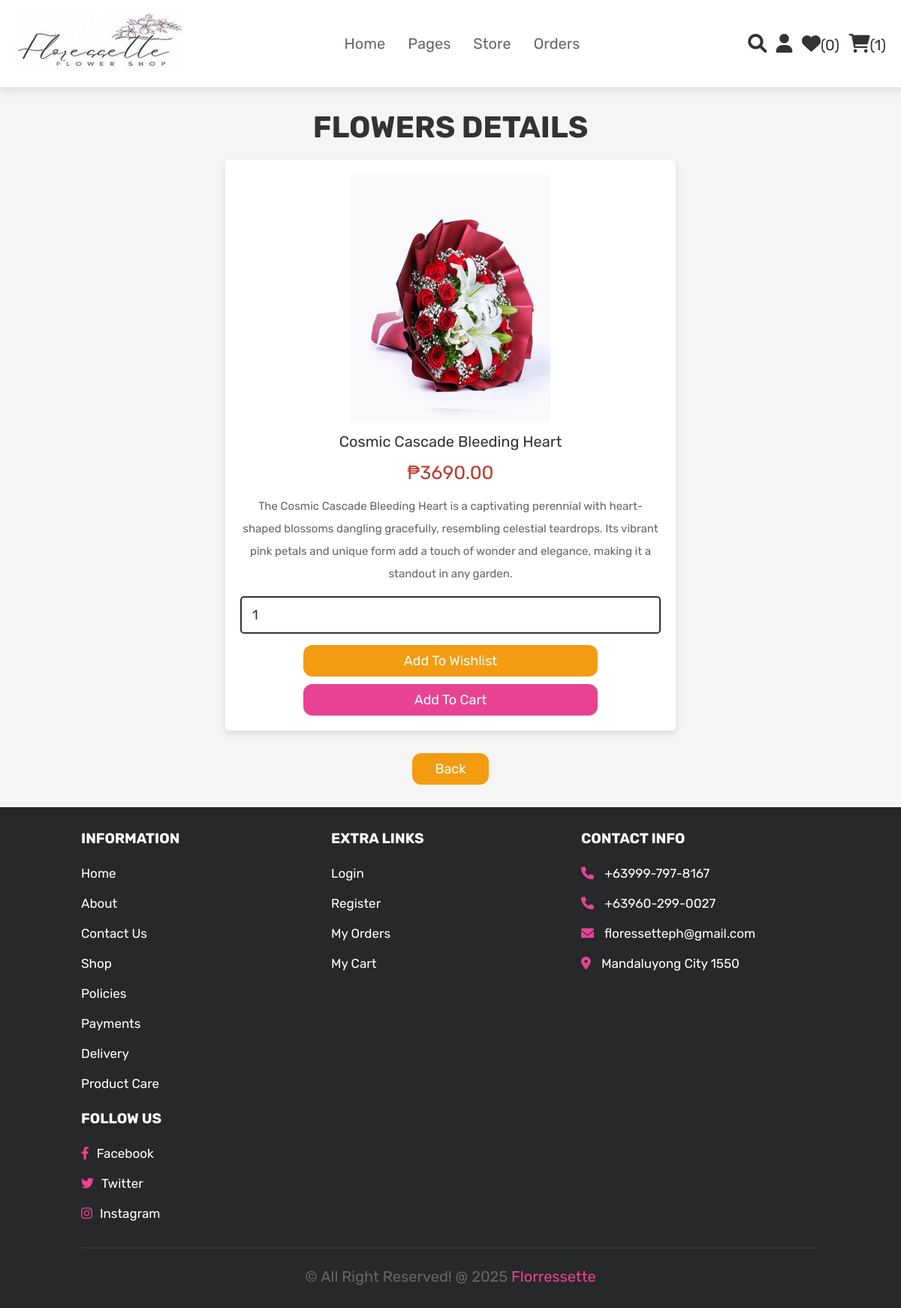
Screenshot of /view_page.php?pid=70 (signed in) with the database file from the repository.
### tables this page shows
CREATE TABLE `products` (
  `id` int(100) NOT NULL,
  `name` varchar(255) NOT NULL,
  `details` varchar(255) NOT NULL,
  `stock` int(11) NOT NULL,
  `sold` int(11) NOT NULL,
  `price` int(100) NOT NULL,
  `image` varchar(255) NOT NULL,
  `date_and_time` datetime DEFAULT NULL
);

### view_page.php (the view, shortened to what this page needs)
<?php
@include 'config.php';
?>
<!DOCTYPE html>
<html lang="en">
<head>
   <link rel="stylesheet" href="https://cdnjs.cloudflare.com/ajax/libs/font-awesome/6.0.0/css/all.min.css">
   <link rel="stylesheet" href="css/style.css">
</head>
<body>
<?php @include 'header.php'; ?>
<section class="quick-view">
    <h1 class="title">Flowers Details</h1>
    <?php
        if(isset($_GET['pid'])){
            $pid = $_GET['pid'];
            $select_products = mysqli_query($conn, "SELECT * FROM `products` WHERE id = '$pid'") or die('query failed');
         if(mysqli_num_rows($select_products) > 0){
            while($fetch_products = mysqli_fetch_assoc($select_products)){
    ?>
    <form action="" method="POST">
         <img src="uploaded_img/<?php echo $fetch_products['image']; ?>" alt="" class="image">
         <div class="name"><?php echo $fetch_products['name']; ?></div>
         <div class="price">₱<?php echo $fetch_products['price']; ?>.00</div>
         <div class="details"><?php echo $fetch_products['details']; ?></div>
         <input type="number" name="product_quantity" value="1" min="0" class="qty">
         <input type="submit" value="add to wishlist" name="add_to_wishlist" class="option-btn">
         <input type="submit" value="add to cart" name="add_to_cart" class="btn">
      </form>
    <?php
            }
        }else{
        echo '<p class="empty">no products details available!</p>';
        }
    }
    ?>
    <div class="more-btn">
        <a href="shop.php" class="option-btn">Back</a>
    </div>
</section>
<?php @include 'footer.php'; ?>
</body>
</html>

### css/style.css (style rules this page uses)
:root { --pink:#e84393; --red:#c0392b; --orange:#f39c12; --black:#333; --white:#fff; --light-color:#666; --light-white:#ccc; --light-bg:#f5f5f5; --border:.2rem solid var(--black); --box-shadow:0 .5rem 1rem rgba(0,0,0,.1); }
* { font-family: 'Rubik', sans-serif; margin:0; padding:0; box-sizing: border-box; outline: none; border:none; text-decoration: none; transition:all .2s linear; }
html { font-size: 62.5%; overflow-x: hidden; scroll-behavior: smooth; scroll-padding-top: 6.5rem; }
body { background: var(--light-bg); }
section { padding:3rem 9%; }
.btn, .delete-btn, .option-btn { display: inline-block; border-radius: 12px; margin-top: 1rem; font-size: 1.8rem; color:var(--white); cursor: pointer; padding:1rem 3rem; text-transform: capitalize; }
.btn { background-color: var(--pink); }
.option-btn { background-color: var(--orange); }
.more-btn { margin-top: 2rem; text-align: center; }
.title { text-align: center; margin-bottom: 2rem; color:var(--black); text-transform: uppercase; font-size: 4rem; }
input { width: 70%; background: transparent; border: 0; outline: 0; padding: 15px 20px; font-size: 15px; }
.quick-view form { max-width: 60rem; padding:2rem; text-align: center; box-shadow: var(--box-shadow); border-radius: .5rem; background-color: var(--white); margin:0 auto; }
.quick-view form .image { height: 33rem; border-radius: .5rem; }
.quick-view form .name { margin:1rem 0; font-size: 2rem; color:var(--black); }
.quick-view form .price { color:var(--red); font-size: 2.5rem; padding:.5rem 0; }
.quick-view form .details { padding:1rem 0; font-size: 1.5rem; color:var(--light-color); line-height: 2; }
.quick-view form .qty { width: 100%; padding:1.2rem 1.4rem; font-size: 1.8rem; color:var(--black); border-radius: .5rem; border:var(--border); margin:.5rem 0; }

### rows the page displays
products: image (picture), name "Cosmic Cascade Bleeding Heart", price "3690", details "The Cosmic Cascade Bleeding Heart is a captivating perennial with heart-shaped blossoms dangling gracefully, resembling celestial teardrops. Its vibrant pink petals and unique form add a touch of wonder and elegance, making it a standout in any garden."

### other values shown
$wishlist_num_rows "0"
$cart_num_rows "1"
